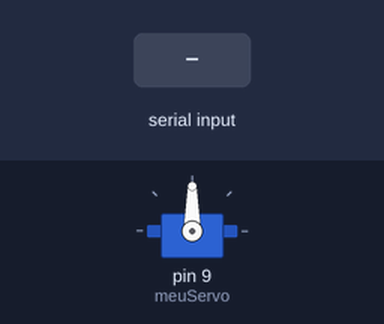
A sketch run on a simulated Arduino Uno, built with avr-gcc and run on an emulated ATmega328P. Parts: servo. The inputs (shaded band) are chosen by the test bench.

Above: at 1.2 s.
1.3 s: "30,150\n" received over Serial
At 3.1 s:
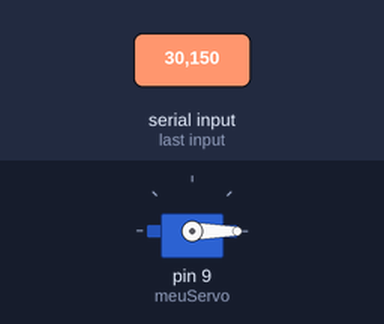
3.8 s: "90,45\n" received over Serial
At 4.2 s:
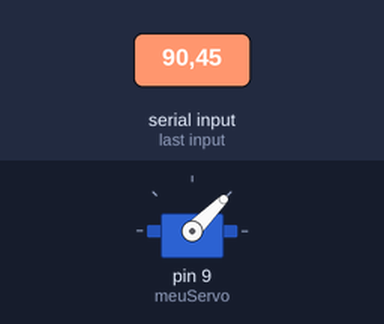
6.3 s: "200\n" received over Serial
At 7.1 s:
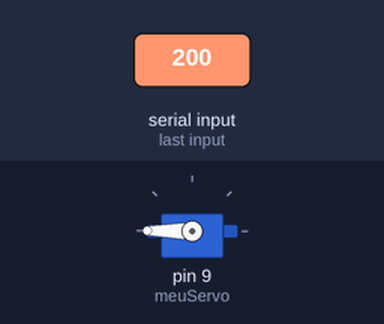
Timing chart, 0 to 9.3 s (numbered marks = the images above; inputs shaded):
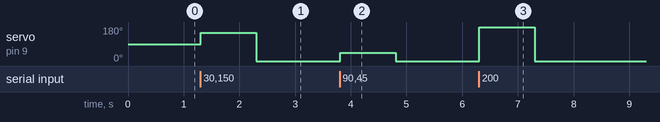

Measured:
- after the input at 1.3 s, servo on pin 9 (meuServo): 90° → 150° at once, → 0° 1.0 s later
- after the input at 3.8 s, servo on pin 9 (meuServo): 0° → 45° at once, → 0° 1.0 s later
- after the input at 6.3 s, servo on pin 9 (meuServo): 0° → 180° at once, → 0° 1.0 s later

The sketch:

mouse_servo.ino
```cpp
#include <Servo.h>

Servo meuServo;

int angulo = 90;

void setup()
{
    Serial.begin(9600);

    meuServo.attach(9);

    meuServo.write(90);
}

void loop()
{
    if (Serial.available() > 0)
    {
        angulo = Serial.parseInt();

        angulo = constrain(angulo, 0, 180);

        meuServo.write(angulo);
    }
}
```
